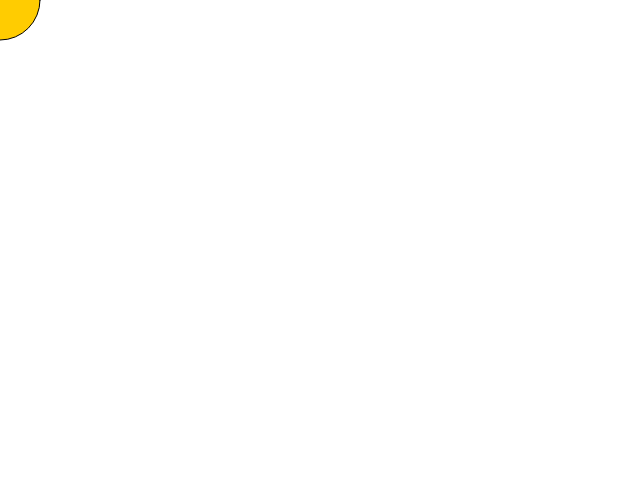
Frame 1 (no input)
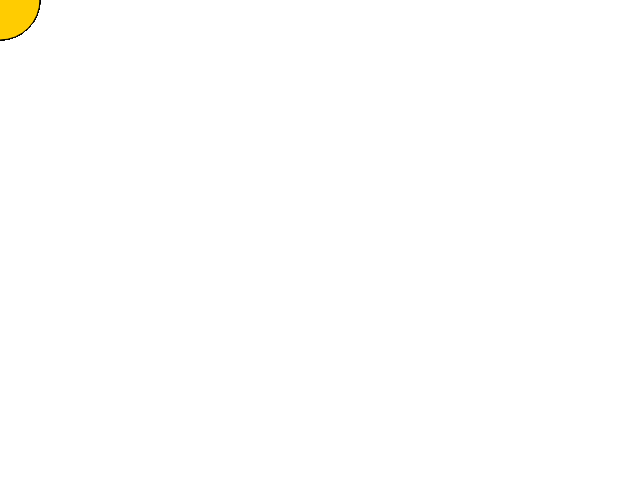
Frame 60 (no input)
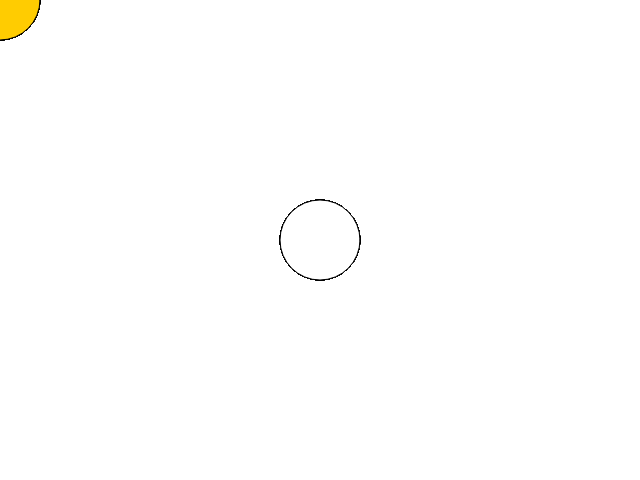
Frame 120 (the mouse pressed at the canvas centre since frame 60)

The p5.js sketch that drew these frames (run headless with seeded random() and noise() and a simulated clock; from frame 60 on, the mouse is pressed at the canvas centre):

// p5.js sketch
// ── sketch.js
function setup() {
  createCanvas(640, 480);
}

function draw() {
  if (mouseIsPressed) {
    fill(255);
  } else {
    fill(255, 204, 1);

  }
  ellipse (mouseX, mouseY, 80, 80);
}

let question = prompt("Would you like to try something neat?");
